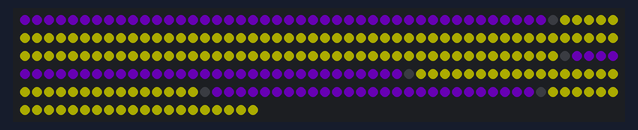
Simulated run of this program. Board: Raspberry Pi (BCM pin numbers). On the bench: 270 RGB LEDs in strip order, left to right, continuing on the next row. Dim RGB values are drawn brighter than linear; what the program prints to the terminal is not drawn.

Above: at 0.1 s.

The program:

flow.py
```python
import time
from random import randint
from rpi_ws281x import *

# LED strip configuration:
LED_COUNT      = 270      # Number of LED pixels.
LED_PIN        = 18      # GPIO pin connected to the pixels (18 uses PWM!).
#LED_PIN       = 10      # GPIO pin connected to the pixels (10 uses SPI /dev/spidev0.0).
LED_FREQ_HZ    = 800000  # LED signal frequency in hertz (usually 800khz)
LED_DMA        = 10      # DMA channel to use for generating signal (try 10)
LED_BRIGHTNESS = 120      # Set to 0 for darkest and 255 for brightest
LED_INVERT     = False   # True to invert the signal (when using NPN transistor level shift)
LED_CHANNEL    = 0       # set to '1' for GPIOs 13, 19, 41, 45 or 53

def fullstrip(strip, color):
    for i in range(strip.numPixels()):
        strip.setPixelColor(i, color)
    strip.show()

def fire(strip):
#    for i in range(0,44):
#        strip.setPixelColor(i, Color(0, 255, 0))
#    for i in range(45,145):
#        strip.setPixelColor(i, Color(255, 255, 0))
#    for i in range(146,182):
#        strip.setPixelColor(i, Color(0, 255, 0))
#    for i in range(183,215):
#        strip.setPixelColor(i, Color(255, 255, 0))
#    for i in range(216,243):
#        strip.setPixelColor(i, Color(0, 255, 0))
#    for i in range(244,270):
#        strip.setPixelColor(i, Color(255, 255, 0))
#    strip.show()
#    time.sleep(60)
    for i in range(0,44):
        strip.setPixelColor(i, Color(75, 0, 130))
    for i in range(45,145):
        strip.setPixelColor(i, Color(100,100, 0))
    for i in range(146,182):
        strip.setPixelColor(i, Color(75, 0, 130))
    for i in range(183,215):
        strip.setPixelColor(i, Color(100,100, 0))
    for i in range(216,243):
        strip.setPixelColor(i, Color(75, 0, 130))
    for i in range(244,270):
        strip.setPixelColor(i, Color(100,100, 0))
    strip.show()
    time.sleep(60)

# Main program logic follows:
if __name__ == '__main__':
    strip = Adafruit_NeoPixel(LED_COUNT, LED_PIN, LED_FREQ_HZ, LED_DMA, LED_INVERT, LED_BRIGHTNESS, LED_CHANNEL)
    strip.begin()

    print ('Press Ctrl-C to quit.')

    try:

        while True:
            fire(strip)

    except KeyboardInterrupt:
            fullstrip(strip, Color(0,0,0))
```
